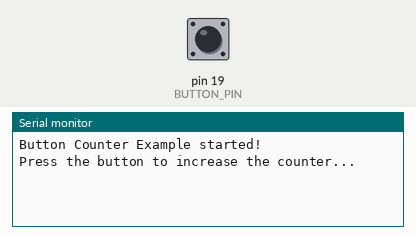
Recording of a sketch running on a simulated Arduino Uno, built with avr-gcc and run on an emulated ATmega328P. Parts: the last lines printed to the serial monitor. The inputs (shaded band) are chosen by the test bench; at power-on: pin 19 (BUTTON_PIN) HIGH.

Above: at 1.2 s.
1.3 s: pin 19 (BUTTON_PIN) pulled LOW for 0.15 s
At 2.3 s:
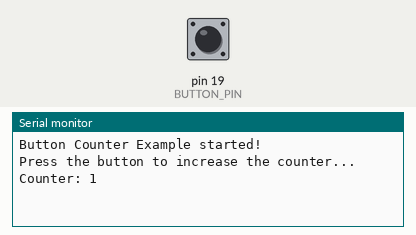
2.9 s: pin 19 (BUTTON_PIN) pulled LOW for 1 s
At 3.5 s:
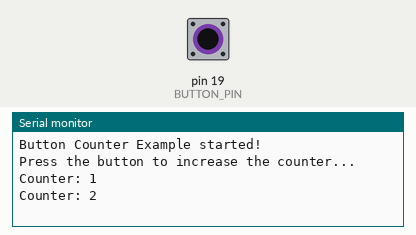
5.4 s: pin 19 (BUTTON_PIN) pulled LOW for 0.15 s
At 6.6 s:
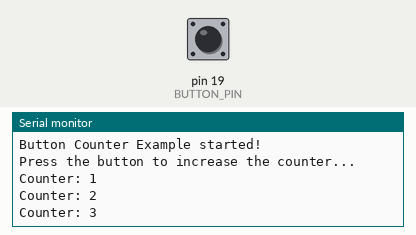

The sketch:

2.1_Button_Counter_on_your_own.ino
```cpp
/**
 **************************************************
 *
 * @file        2.1_Button_Counter_on_your_own.ino
 * @brief       Variation of the 2.1 Button counter example. After the tenth press it prints "Ten presses. Starting
 *              again." and the count goes back to zero.
 *              For details, connection diagram, and more, check out the example documentation at: <link placeholder>
 * @author      Borna Zelenika @ soldered.com
 ***************************************************
 */

/*
This is a variable to which we pass the number of the pin that we connected the BUTTON to.
The NULA board has a pin naming logic as follows: IO19, where 19 is the number that we give to the variable.
*/
const int BUTTON_PIN = 19;

/*
This variable holds the value of our counter.
Each time the button is pressed, the counter value will increase by one.
*/
int counter = 0;

void setup() {

  /*
  pinMode() is a function that configures the specified pin to behave either as an input or an output.
  As our pin needs to detect if the button has been pressed, we will put the pin in INPUT_PULLUP mode.
  INPUT_PULLUP switches on a small resistor inside the chip that gently ties the pin to 3.3V. Without it the pin would
  be floating, meaning it is connected to nothing and picks up random noise, and the board would read presses that
  never happened. Because the resistor holds the pin high, the button only has to connect the pin to GND, so no extra
  parts are needed on the breadboard.
  */
  pinMode(BUTTON_PIN, INPUT_PULLUP);

  /*
  Serial.begin() initializes serial communication between the NULA board and the computer.
  We use it here so we can print out the current counter value on the Serial Monitor.
  */
  Serial.begin(115200);

  /*
  Print out the initial message so we know that the program started successfully.
  */
  Serial.println("Button Counter Example started!");
  Serial.println("Press the button to increase the counter...");
}

void loop() {

  /*
  digitalRead() is a function that reads the value from a specified digital pin, either HIGH or LOW.
  Note that the reading is the other way around from what you might expect. The pull-up resistor holds the pin at 3.3V
  while the button is released, so the board reads HIGH, and pressing the button connects the pin to GND so it reads
  LOW. A button wired this way is called active low.
  */
  bool reading = digitalRead(BUTTON_PIN);

  /*
  If the button is pressed, increase the counter by one and print it to the Serial Monitor.
  Since this version does not include debouncing, multiple counts may appear for a single press.
  */
  if (reading == LOW) {
    counter++;
    Serial.print("Counter: ");
    Serial.println(counter);

    // After the tenth press, say so and start again from zero.
    if (counter == 10) {
      Serial.println("Ten presses. Starting again.");
      counter = 0;
    }

    /*
    Wait for the button to be released before allowing another count.
    This prevents the counter from increasing too quickly while the button is still held down.
    */
    while (digitalRead(BUTTON_PIN) == LOW) {
      // Wait until the button is released
    }
  }
}
```

Measured:
- after the input at 1.3 s, the serial monitor: prints a new line at once (image 1)
- after the input at 2.9 s, the serial monitor: prints a new line at once (image 2)
- after the input at 5.4 s, the serial monitor: prints a new line at once (image 3)
